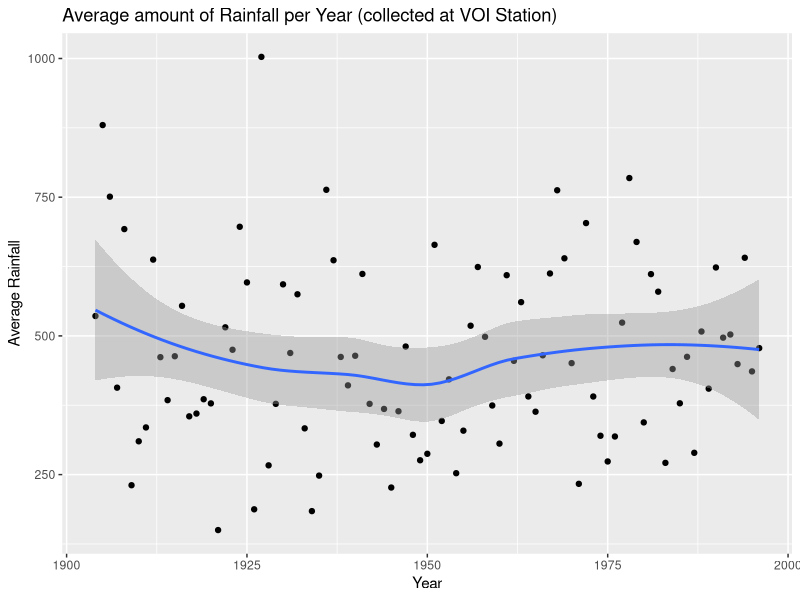
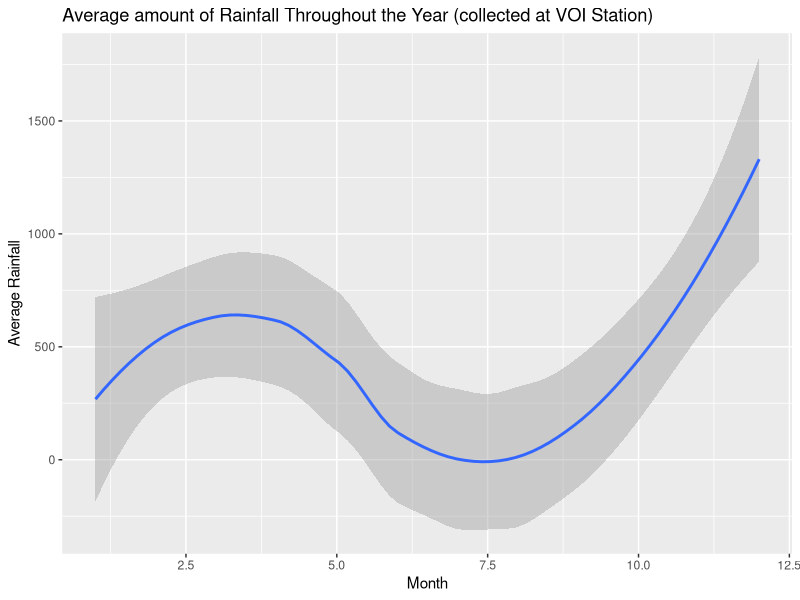
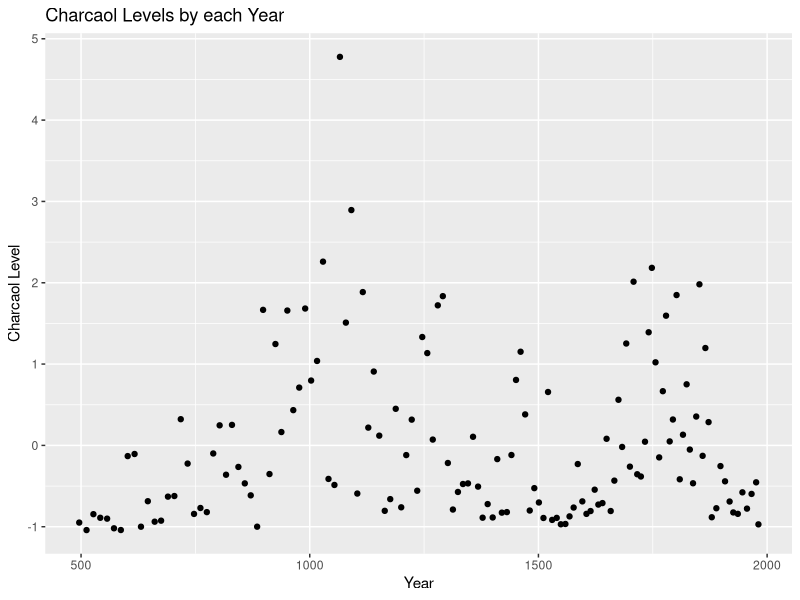

These figures' R source, in order:
## ---- chunk 1
library(tidyverse)
library(dplyr)
library(readxl)
library(ggplot2)

#Tidying 
data <- read_excel("East Africa lake data.xlsx", sheet = 8)

data1 <- data %>% gather(key="Month", value="Rainfall", 'Jan', 'Feb', 'Mar', 'Apr', 'May', 'Jun', 'Jul', 'Aug', 'Sep', 'Oct', 'Nov', 'Dec')

data2 <- data1 %>% select(1, 4, 5)
data2 <- data2 %>% arrange(Year)
data2 <- data2 %>% drop_na()

#manipulating 
average_year <- data2 %>% group_by(Year) %>% summarise(mean_rainfall= mean(Rainfall))

average_month <- data2 %>% group_by(Month) %>% summarise(mean_rainfall= mean(Rainfall)) %>% arrange(mean_rainfall)

#changing month name to number equivalent so it graphs in chronological order
month_data1 <- c(1, 2, 3, 4, 5, 6, 7, 8, 9, 10, 11, 12)
rain_data <- c(340, 283, 790, 908, 294, 57, 31, 59, 142, 270, 1094, 1225)
average_month_data <- data.frame(month_data1, rain_data)
month_final <-as.tibble(average_month_data)
month_final
## ---- chunk 2

ggplot(data=average_year)+
  geom_point(mapping=aes(x=Year, y=mean_rainfall))+
  geom_smooth(mapping=aes(x=Year, y=mean_rainfall))+
  ggtitle('Average amount of Rainfall per Year (collected at VOI Station)')+
  xlab('Year')+
  ylab('Average Rainfall')

ggplot(data=month_final)+
  geom_smooth(mapping=aes(x=month_data1, y=rain_data))+
 ggtitle('Average amount of Rainfall Throughout the Year (collected at VOI Station)')+
  xlab('Month')+
  ylab('Average Rainfall')

## ---- chunk 3
library(tidyverse)
library(readxl)
Tang <- read_excel("East Africa lake data.xlsx", sheet = 6)

Tang <- select(Tang,`Year AD...1`,`Year AD...4`,`Year`,`BSi (normalized)`,`Charcoal (normalized)`,TEX86)
Tang <- rename(Tang, year1=`Year AD...1`,BSi=`BSi (normalized)`,year2=`Year AD...4`,Charcoal=`Charcoal (normalized)`,year3=`Year`)

Tang2<- Tang%>% select(year2,Charcoal)
Tang2$year2<-round(Tang2$year2)

ggplot(Tang2)+
geom_point(aes(year2,Charcoal))+ 
ggtitle("Charcaol Levels by each Year") +
xlab("Year") + ylab("Charcaol Level")
